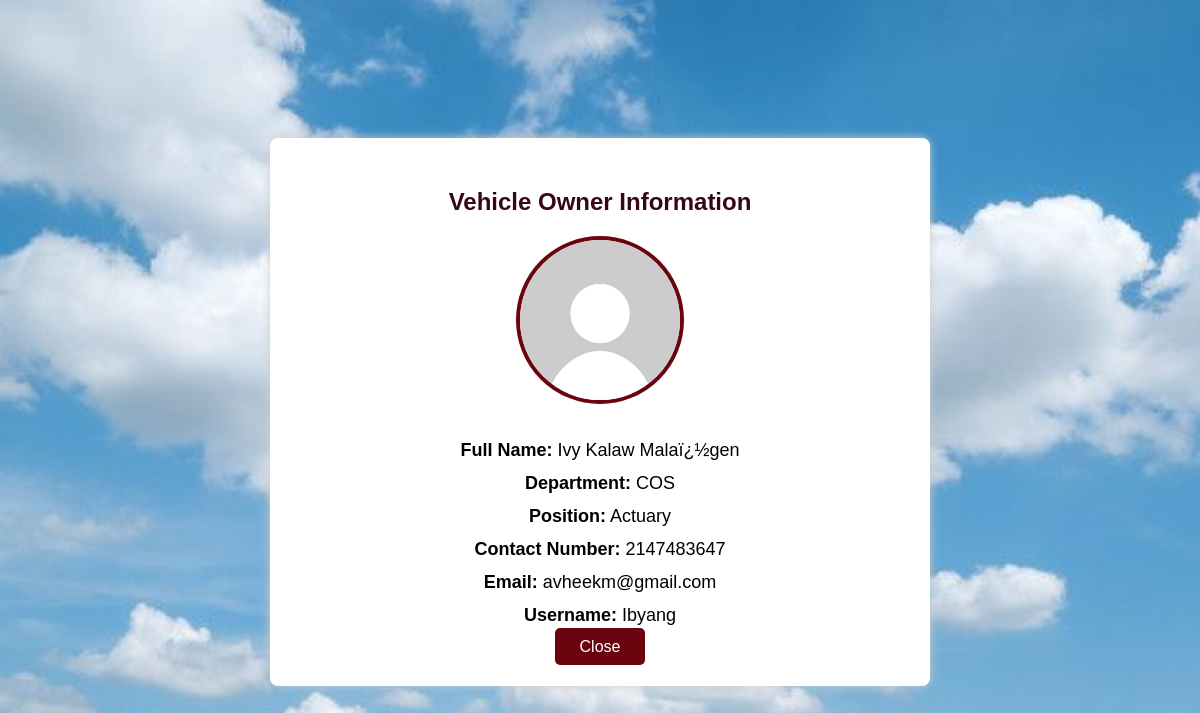
Screenshot of /viewvehicleowner.php?ownerid=2 with the database file from the repository.
### tables this page shows
CREATE TABLE `vehicle_owner` (
  `OwnerID` int(255) NOT NULL,
  `LastName` varchar(50) NOT NULL,
  `FirstName` varchar(50) NOT NULL,
  `MiddleName` varchar(50) NOT NULL,
  `Department` varchar(60) NOT NULL,
  `ContactNumber` int(11) NOT NULL,
  `Email` varchar(30) NOT NULL,
  `Position` varchar(30) NOT NULL,
  `Username` varchar(30) NOT NULL,
  `Password` varchar(30) NOT NULL,
  `image_path` varchar(255) DEFAULT NULL
);

### viewvehicleowner.php (the view, shortened to what this page needs)
<?php
$conn = openCon();
if (isset($_GET['ownerid'])) {
    $ownerID = $_GET['ownerid'];
    $stmt = $conn->prepare("SELECT * FROM vehicle_owner WHERE OwnerID = ?");
    $stmt->bind_param("i", $ownerID);
    $stmt->execute();
    $result = $stmt->get_result();
    $owner = $result->fetch_assoc();
} else {
    echo "No OwnerID provided.";
    closeCon($conn);
    exit;
}
?>
<!DOCTYPE html>
<html>
<head>
</head>
<body>
<div class="container">
    <h2>Vehicle Owner Information</h2>
    <?php
    $imgPath = (!empty($owner['image_path'])) ? htmlspecialchars($owner['image_path']) : 'Assets/defaultpfp.jpg';
    ?>
    <img src="<?= $imgPath ?>" alt="Owner Image" class="profile-img">
    <div class="info"><strong>Full Name:</strong> <?= htmlspecialchars($owner['FirstName'] . ' ' . $owner['MiddleName'] . ' ' . $owner['LastName']) ?></div>
    <div class="info"><strong>Department:</strong> <?= htmlspecialchars($owner['Department']) ?></div>
    <div class="info"><strong>Position:</strong> <?= htmlspecialchars($owner['Position']) ?></div>
    <div class="info"><strong>Contact Number:</strong> <?= htmlspecialchars($owner['ContactNumber']) ?></div>
    <div class="info"><strong>Email:</strong> <?= htmlspecialchars($owner['Email']) ?></div>
    <div class="info"><strong>Username:</strong> <?= htmlspecialchars($owner['Username']) ?></div>
    <a href="manage_vehicleowner.php" class="btn">Close</a>
</div>
</body>
</html>

### viewvehicleowner.php (style rules this page uses)
body { font-family: Arial, sans-serif; background: url("Assets/langit.jpg") no-repeat center center fixed; background-size: cover; padding: 30px; }
.container { max-width: 600px; background: white; margin: auto; margin-top: 100px; padding: 30px; border-radius: 8px; box-shadow: 0 0 10px #ccc; text-align: center; }
h2 { color: #370617; margin-bottom: 20px; }
.info { margin: 12px 0; font-size: 18px; }
.profile-img { width: 160px; height: 160px; object-fit: cover; border-radius: 50%; margin-bottom: 20px; border: 4px solid #6A040F; }
.btn { background-color: #6A040F; color: white; padding: 10px 25px; border: none; border-radius: 5px; font-size: 16px; text-decoration: none; cursor: pointer; margin-top: 20px; }

### rows the page displays
vehicle_owner: FirstName+MiddleName+LastName "Ivy Kalaw Malaï¿½gen", Department "COS", Position "Actuary", ContactNumber "2147483647", Email "avheekm@gmail.com", Username "Ibyang"
